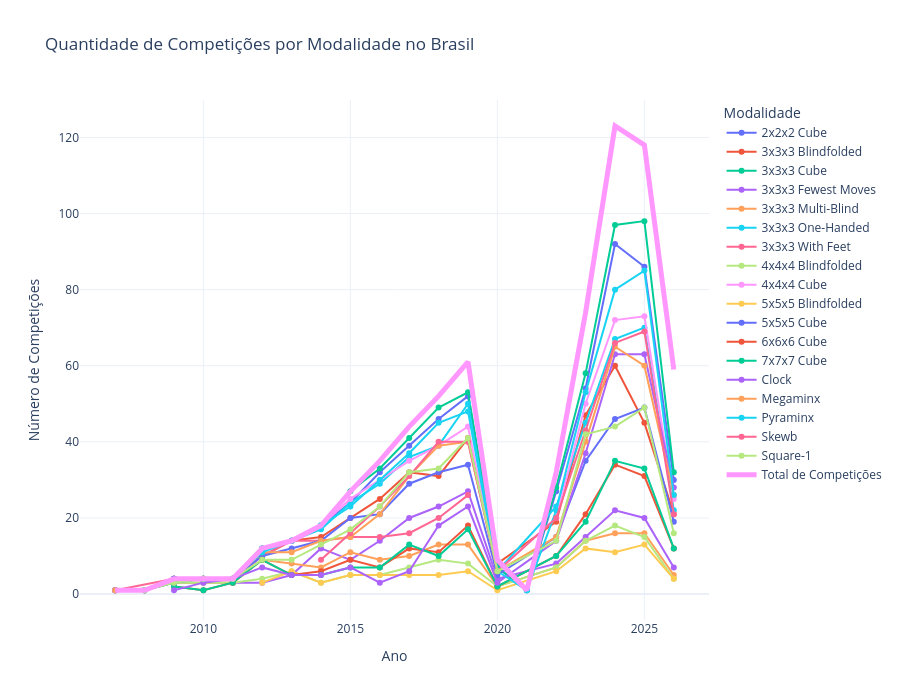

Source (notebook cell):
### Code cell
fig_absolute = plot_events_over_time(df_final)
fig_absolute

### Figure 1 — Plotly figure (JSON) as saved in the notebook; plotly's stock layout.template omitted (floating-point values rounded to 4 significant figures)
{"data": [{"hovertemplate": "<b>%{fullData.name}</b><br>Ano: %{x}<br>Competições: %{y}<extra></extra>", "mode": "lines+markers", "name": "2x2x2 Cube", "type": "scatter", "x": [2007, 2008, 2009, 2010, 2011, 2012, 2013, 2014, 2015, 2016, 2017, 2018, 2019, 2020, 2021, 2022, 2023, 2024, 2025, 2026], "y": [1, 1, 4, 4, 4, 12, 14, 18, 24, 32, 39, 46, 52, 7, 1, 27, 54, 92, 86, 30]}, {"hovertemplate": "<b>%{fullData.name}</b><br>Ano: %{x}<br>Competições: %{y}<extra></extra>", "mode": "lines+markers", "name": "3x3x3 Blindfolded", "type": "scatter", "x": [2007, 2008, 2009, 2010, 2011, 2012, 2013, 2014, 2015, 2016, 2017, 2018, 2019, 2020, 2022, 2023, 2024, 2025, 2026], "y": [1, 1, 4, 4, 4, 10, 14, 15, 20, 25, 32, 31, 41, 8, 19, 47, 60, 45, 21]}, {"hovertemplate": "<b>%{fullData.name}</b><br>Ano: %{x}<br>Competições: %{y}<extra></extra>", "mode": "lines+markers", "name": "3x3x3 Cube", "type": "scatter", "x": [2007, 2008, 2009, 2010, 2011, 2012, 2013, 2014, 2015, 2016, 2017, 2018, 2019, 2020, 2021, 2022, 2023, 2024, 2025, 2026], "y": [1, 1, 4, 4, 4, 12, 14, 18, 27, 33, 41, 49, 53, 7, 1, 28, 58, 97, 98, 32]}, {"hovertemplate": "<b>%{fullData.name}</b><br>Ano: %{x}<br>Competições: %{y}<extra></extra>", "mode": "lines+markers", "name": "3x3x3 Fewest Moves", "type": "scatter", "x": [2008, 2009, 2010, 2011, 2012, 2013, 2014, 2015, 2016, 2017, 2018, 2019, 2020, 2022, 2023, 2024, 2025, 2026], "y": [1, 3, 3, 3, 3, 5, 12, 9, 14, 20, 23, 27, 4, 8, 15, 22, 20, 7]}, {"hovertemplate": "<b>%{fullData.name}</b><br>Ano: %{x}<br>Competições: %{y}<extra></extra>", "mode": "lines+markers", "name": "3x3x3 Multi-Blind", "type": "scatter", "x": [2008, 2009, 2010, 2011, 2012, 2013, 2014, 2015, 2016, 2017, 2018, 2019, 2020, 2022, 2023, 2024, 2025, 2026], "y": [1, 3, 3, 3, 9, 8, 7, 11, 9, 10, 13, 13, 2, 7, 14, 16, 16, 5]}, {"hovertemplate": "<b>%{fullData.name}</b><br>Ano: %{x}<br>Competições: %{y}<extra></extra>", "mode": "lines+markers", "name": "3x3x3 One-Handed", "type": "scatter", "x": [2008, 2009, 2010, 2011, 2012, 2013, 2014, 2015, 2016, 2017, 2018, 2019, 2020, 2022, 2023, 2024, 2025, 2026], "y": [1, 4, 4, 4, 12, 14, 17, 24, 29, 36, 39, 50, 6, 23, 45, 67, 70, 22]}, {"hovertemplate": "<b>%{fullData.name}</b><br>Ano: %{x}<br>Competições: %{y}<extra></extra>", "mode": "lines+markers", "name": "3x3x3 With Feet", "type": "scatter", "x": [2007, 2009, 2010, 2011, 2012, 2013, 2014, 2015, 2016, 2017, 2018, 2019], "y": [1, 4, 4, 4, 10, 14, 14, 15, 15, 16, 20, 26]}, {"hovertemplate": "<b>%{fullData.name}</b><br>Ano: %{x}<br>Competições: %{y}<extra></extra>", "mode": "lines+markers", "name": "4x4x4 Blindfolded", "type": "scatter", "x": [2008, 2009, 2010, 2011, 2012, 2013, 2014, 2015, 2016, 2017, 2018, 2019, 2020, 2022, 2023, 2024, 2025, 2026], "y": [1, 3, 3, 3, 4, 6, 3, 5, 5, 7, 9, 8, 2, 7, 14, 18, 15, 4]}, {"hovertemplate": "<b>%{fullData.name}</b><br>Ano: %{x}<br>Competições: %{y}<extra></extra>", "mode": "lines+markers", "name": "4x4x4 Cube", "type": "scatter", "x": [2007, 2008, 2009, 2010, 2011, 2012, 2013, 2014, 2015, 2016, 2017, 2018, 2019, 2020, 2022, 2023, 2024, 2025, 2026], "y": [1, 1, 4, 4, 4, 12, 14, 18, 25, 30, 35, 39, 44, 6, 20, 50, 72, 73, 25]}, {"hovertemplate": "<b>%{fullData.name}</b><br>Ano: %{x}<br>Competições: %{y}<extra></extra>", "mode": "lines+markers", "name": "5x5x5 Blindfolded", "type": "scatter", "x": [2012, 2013, 2014, 2015, 2016, 2017, 2018, 2019, 2020, 2022, 2023, 2024, 2025, 2026], "y": [3, 6, 3, 5, 5, 5, 5, 6, 1, 6, 12, 11, 13, 4]}, {"hovertemplate": "<b>%{fullData.name}</b><br>Ano: %{x}<br>Competições: %{y}<extra></extra>", "mode": "lines+markers", "name": "5x5x5 Cube", "type": "scatter", "x": [2007, 2008, 2009, 2010, 2011, 2012, 2013, 2014, 2015, 2016, 2017, 2018, 2019, 2020, 2022, 2023, 2024, 2025, 2026], "y": [1, 1, 4, 4, 4, 10, 12, 14, 20, 21, 29, 32, 34, 5, 15, 35, 46, 49, 19]}, {"hovertemplate": "<b>%{fullData.name}</b><br>Ano: %{x}<br>Competições: %{y}<extra></extra>", "mode": "lines+markers", "name": "6x6x6 Cube", "type": "scatter", "x": [2009, 2010, 2011, 2012, 2013, 2014, 2015, 2016, 2017, 2018, 2019, 2020, 2022, 2023, 2024, 2025, 2026], "y": [2, 1, 3, 9, 5, 6, 9, 7, 12, 11, 18, 2, 10, 21, 34, 31, 12]}, {"hovertemplate": "<b>%{fullData.name}</b><br>Ano: %{x}<br>Competições: %{y}<extra></extra>", "mode": "lines+markers", "name": "7x7x7 Cube", "type": "scatter", "x": [2009, 2010, 2011, 2012, 2013, 2014, 2015, 2016, 2017, 2018, 2019, 2020, 2022, 2023, 2024, 2025, 2026], "y": [2, 1, 3, 9, 5, 5, 7, 7, 13, 10, 17, 2, 10, 19, 35, 33, 12]}, {"hovertemplate": "<b>%{fullData.name}</b><br>Ano: %{x}<br>Competições: %{y}<extra></extra>", "mode": "lines+markers", "name": "Clock", "type": "scatter", "x": [2009, 2010, 2011, 2012, 2013, 2014, 2015, 2016, 2017, 2018, 2019, 2020, 2022, 2023, 2024, 2025, 2026], "y": [1, 3, 4, 7, 5, 5, 7, 3, 6, 18, 23, 3, 14, 37, 63, 63, 28]}, {"hovertemplate": "<b>%{fullData.name}</b><br>Ano: %{x}<br>Competições: %{y}<extra></extra>", "mode": "lines+markers", "name": "Megaminx", "type": "scatter", "x": [2007, 2008, 2009, 2010, 2011, 2012, 2013, 2014, 2015, 2016, 2017, 2018, 2019, 2020, 2022, 2023, 2024, 2025, 2026], "y": [1, 1, 3, 4, 4, 11, 11, 14, 15, 21, 31, 39, 40, 6, 15, 40, 65, 60, 26]}, {"hovertemplate": "<b>%{fullData.name}</b><br>Ano: %{x}<br>Competições: %{y}<extra></extra>", "mode": "lines+markers", "name": "Pyraminx", "type": "scatter", "x": [2008, 2009, 2010, 2011, 2012, 2013, 2014, 2015, 2016, 2017, 2018, 2019, 2020, 2021, 2022, 2023, 2024, 2025, 2026], "y": [1, 3, 4, 4, 11, 14, 18, 23, 30, 37, 45, 48, 6, 1, 22, 53, 80, 85, 26]}, {"hovertemplate": "<b>%{fullData.name}</b><br>Ano: %{x}<br>Competições: %{y}<extra></extra>", "mode": "lines+markers", "name": "Skewb", "type": "scatter", "x": [2014, 2015, 2016, 2017, 2018, 2019, 2020, 2022, 2023, 2024, 2025, 2026], "y": [9, 16, 23, 31, 40, 40, 6, 20, 43, 66, 69, 21]}, {"hovertemplate": "<b>%{fullData.name}</b><br>Ano: %{x}<br>Competições: %{y}<extra></extra>", "mode": "lines+markers", "name": "Square-1", "type": "scatter", "x": [2008, 2009, 2010, 2011, 2012, 2013, 2014, 2015, 2016, 2017, 2018, 2019, 2020, 2022, 2023, 2024, 2025, 2026], "y": [1, 3, 4, 4, 9, 9, 13, 17, 23, 32, 33, 41, 6, 14, 42, 44, 49, 16]}, {"hovertemplate": "<b>Total de Competições</b><br>Ano: %{x}<br>Total: %{y}<extra></extra>", "line": {"width": 5}, "mode": "lines", "name": "Total de Competições", "type": "scatter", "x": [2007, 2008, 2009, 2010, 2011, 2012, 2013, 2014, 2015, 2016, 2017, 2018, 2019, 2020, 2021, 2022, 2023, 2024, 2025, 2026], "y": [1, 1, 4, 4, 4, 12, 14, 18, 27, 35, 44, 52, 61, 9, 1, 32, 74, 123, 118, 59]}], "layout": {"height": 700, "hovermode": "x unified", "legend": {"title": {"text": "Modalidade"}}, "title": {"text": "Quantidade de Competições por Modalidade no Brasil"}, "xaxis": {"title": {"text": "Ano"}}, "yaxis": {"title": {"text": "Número de Competições"}}}}
